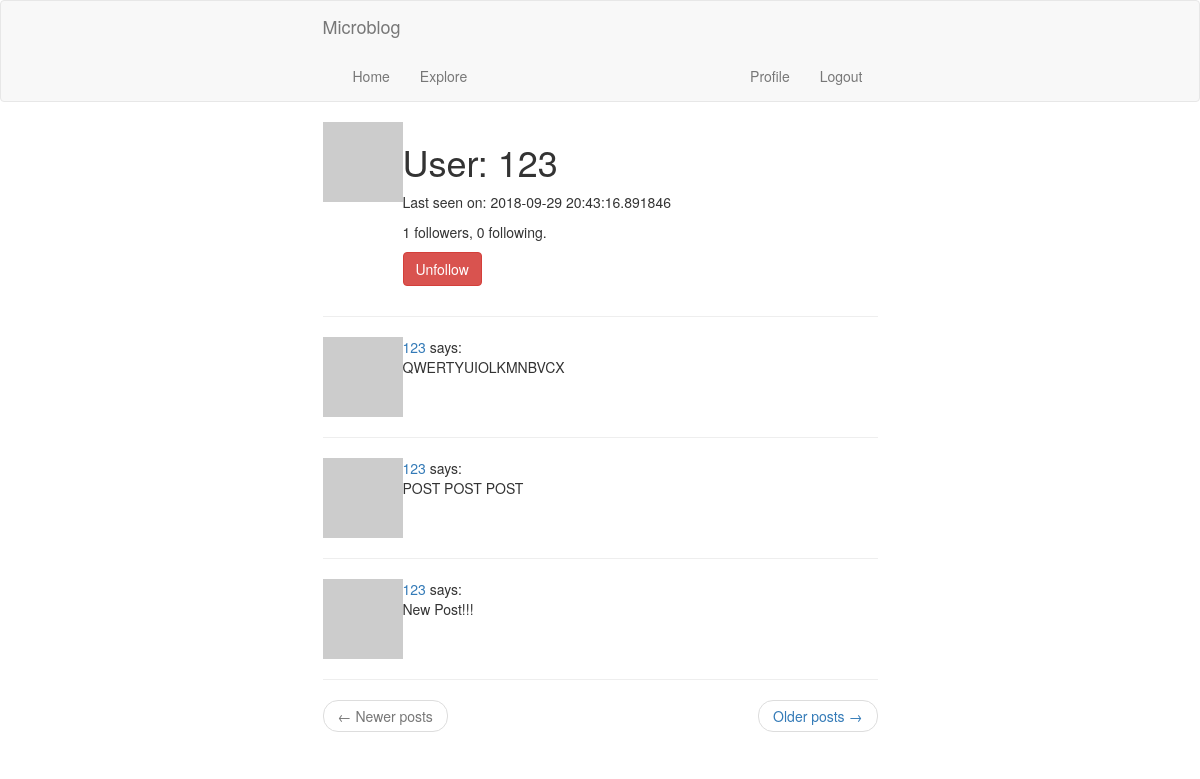
Screenshot of /user/123 (signed in) with the database file from the repository.
### app/models.py (models this page shows, shortened)
class User(db.Model, UserMixin):
    id: int = db.Column(db.Integer, primary_key=True)
    username: str = db.Column(db.String(64), index=True, unique=True)
    email: str = db.Column(db.String(120), index=True, unique=True)
    password_hash: str = db.Column(db.String(128))
    about_me: str = db.Column(db.String(140))
    last_seen: str = db.Column(db.DateTime, default=datetime.utcnow)
    posts = db.relationship('Post', backref='author', lazy='dynamic')
    followed = db.relationship('User', secondary=followers,
                               primaryjoin=(followers.c.follower_id == id),
                               secondaryjoin=(followers.c.followed_id == id),
                               backref=db.backref('followers', lazy='dynamic'), lazy='dynamic')
    def avatar(self, size):
        digest = md5(self.email.lower().encode('utf-8')).hexdigest()
        return 'https://www.gravatar.com/avatar/{}?d=identicon&s={}'.format(digest, size)
    def is_following(self, user):
        return self.followed.filter(followers.c.followed_id == user.id).count() > 0

class Post(db.Model):
    id = db.Column(db.Integer, primary_key=True)
    body = db.Column(db.String(140))
    timestamp = db.Column(db.DateTime, index=True, default=datetime.utcnow)
    user_id = db.Column(db.Integer, db.ForeignKey('user.id'))

### app/routes.py (the view)
@app.route('/user/<username>')
@login_required
def user(username):
    user = User.query.filter_by(username=username).first_or_404()
    page = request.args.get('page', 1, type=int)
    posts = user.posts.order_by(Post.timestamp.desc()).paginate(page, app.config['POSTS_PER_PAGE'], False)
    next_url = url_for('user', username=user.username, page=posts.next_num) if posts.has_next else None
    prev_url = url_for('user', username=user.username, page=posts.prev_num) if posts.has_prev else None
    return render_template('user.html', user=user, posts=posts.items,
                           next_url=next_url, prev_url=prev_url)

### app/models.py (called while the page is built)
@login.user_loader
def load_user(id):
    return User.query.get(int(id))

### app/routes.py (called while the page is built)
@app.before_request
def before_request():
    if current_user.is_authenticated:
        current_user.last_seen = datetime.utcnow()
        db.session.commit()

### app/templates/user.html (shortened to what this page needs)
{% extends "base.html" %}
{% block app_content %}
    <table>
        <tr valign="top">
            <td><img src="{{ user.avatar(128) }}"></td>
            <td>
                <h1>User: {{ user.username }}</h1>
                {% if user.last_seen %}<p>Last seen on: {{ user.last_seen }}</p>{% endif %}
                <p>{{ user.followers.count() }} followers, {{ user.followed.count() }} following.</p>
                {% if user == current_user %}
                <p><a href="{{ url_for('edit_profile') }}">Edit your profile</a></p>
                {% elif not current_user.is_following(user) %}
                <p><a class="btn btn-success" href="{{ url_for('follow', username=user.username) }}">Follow</a></p>
                {% else %}
                <p><a class="btn btn-danger" href="{{ url_for('unfollow', username=user.username) }}">Unfollow</a></p>
                {% endif %}
            </td>
        </tr>
    </table>
    <hr>
    {% for post in posts %}
        {% include '_post.html' %}
    {% endfor %}
    <nav aria-label="...">
        <ul class="pager">
            <li class="previous{% if not prev_url %} disabled{% endif %}">
                <a href="{{ prev_url or '#' }}">
                    <span aria-hidden="true">&larr;</span> Newer posts
                </a>
            </li>
            <li class="next{% if not next_url %} disabled{% endif %}">
                <a href="{{ next_url or '#' }}">
                    Older posts <span aria-hidden="true">&rarr;</span>
                </a>
            </li>
        </ul>
    </nav>
{% endblock %}

### app/templates/_post.html
<table>
    <tr valign="top">
        <td width="70px">
            <a href="{{ url_for('user', username=post.author.username) }}">
                <img src="{{ post.author.avatar(70) }}">
            </a>
        </td>
        <td>
            <a href="{{ url_for('user', username=post.author.username) }}">
                {{ post.author.username }}
            </a>
            says:
            <br>
            {{ post.body }}
        </td>
    </tr>
</table>
<hr>

### rows the page displays
User: username "123", last_seen "2018-09-29 20:43:16.891846"
Post: author.username "123", body "QWERTYUIOLKMNBVCX"
Post: author.username "123", body "POST POST POST"
Post: author.username "123", body "New Post!!!"

### other values shown
{{ user.followers.count() }} "1"
{{ user.followed.count() }} "0"
